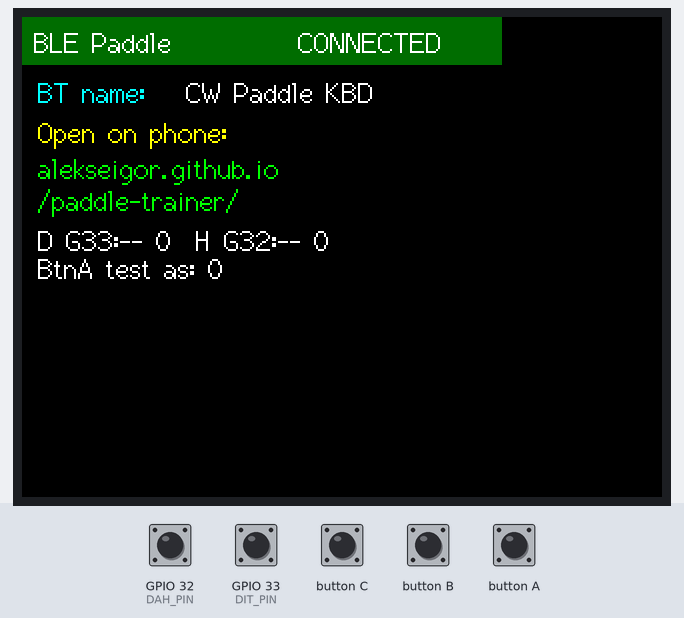
Bench run of a sketch on a simulated ESP32. Shown: 320×240 colour display. The test bench sets the inputs (shaded band); at power-on: GPIO 32 (DAH_PIN) HIGH, GPIO 33 (DIT_PIN) HIGH. USB keyboard and mouse output is not drawn.

Above: at 1.6 s.
1.7 s: GPIO 32 (DAH_PIN) pulled LOW for 0.15 s
At 1.96 s:
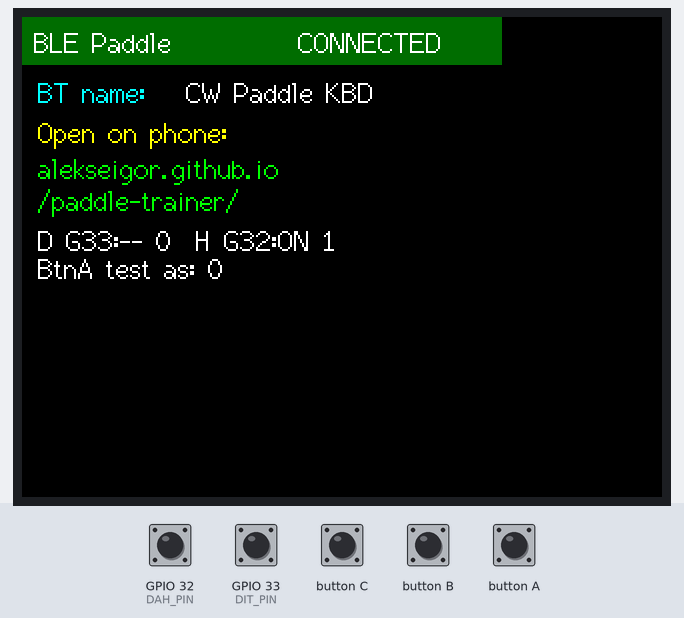
3.5 s: GPIO 33 (DIT_PIN) pulled LOW for 1 s
At 4.5 s:
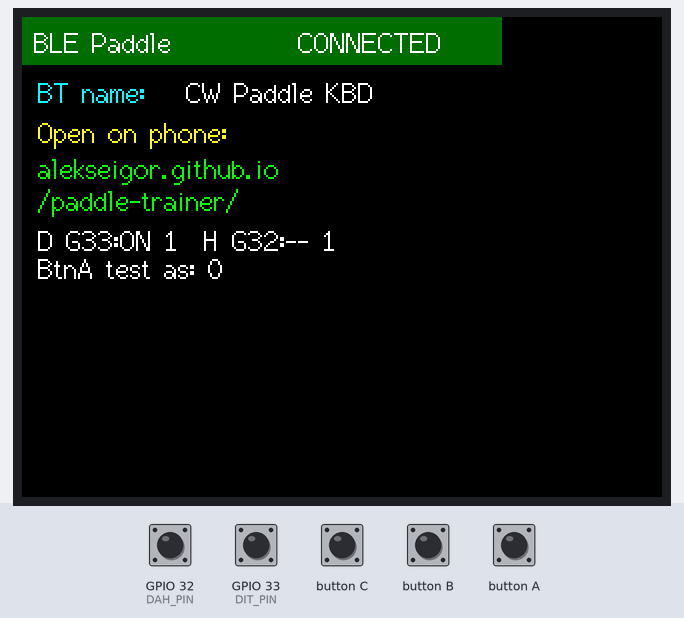
6.3 s: GPIO 32 (DAH_PIN) pulled LOW for 1 s
At 8.1 s:
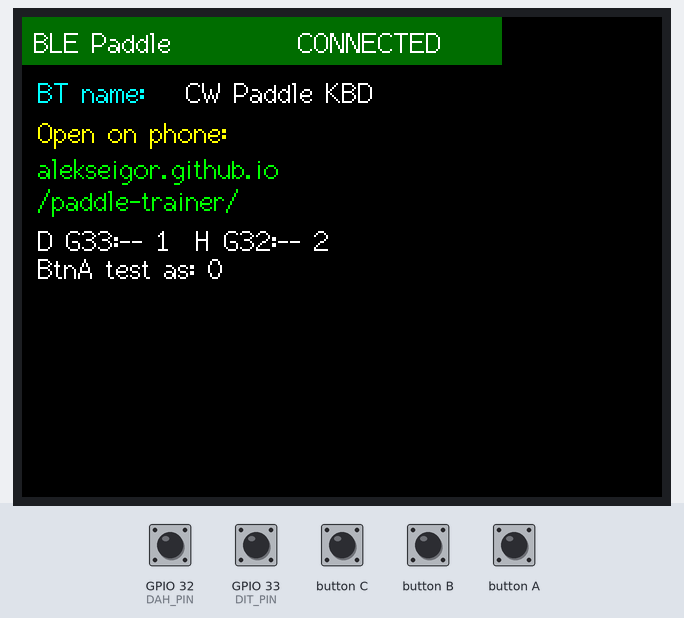
9.0 s: GPIO 33 (DIT_PIN) pulled LOW for 1 s
At 10.0 s:
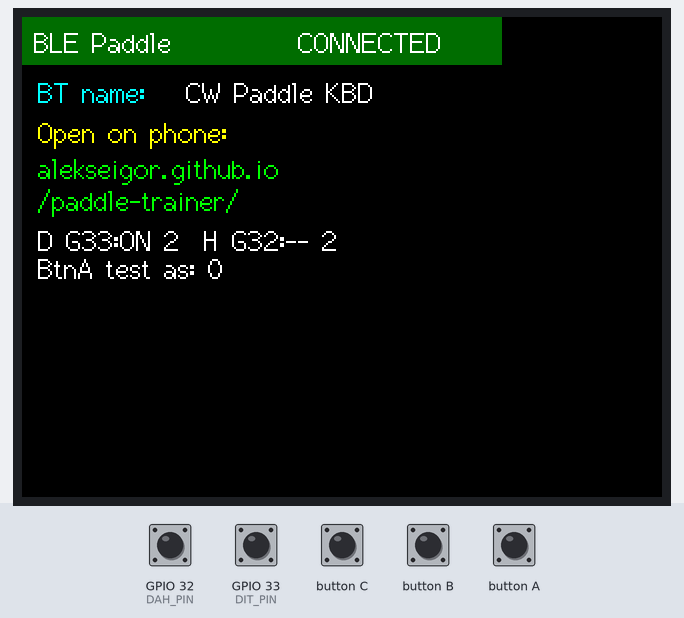
Timing chart, 0 to 12.0 s (numbered marks = the images above; inputs shaded):
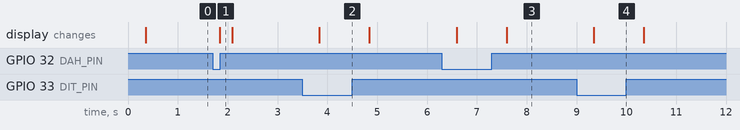

The sketch:

m5_ble_paddle_keyboard.ino
```cpp
/*
  M5StickC Plus2 BLE paddle keyboard.

  The device appears as a Bluetooth keyboard:
  - dit paddle sends and holds 'a'
  - dah paddle sends and holds 's'

  Open the trainer on a phone:
  https://alekseigor.github.io/paddle-trainer/
*/

#include <M5Unified.h>
#include "BleKeyboard.h"
#include <nvs_flash.h>

const int DIT_PIN = 33;
const int DAH_PIN = 32;

const char DIT_KEY = 'a';
const char DAH_KEY = 's';

const char *BLE_NAME = "CW Paddle KBD";
const char *TRAINER_HOST = "alekseigor.github.io";
const char *TRAINER_PATH = "/paddle-trainer/";

const unsigned long DEBOUNCE_MS = 8;
const unsigned long SCREEN_REFRESH_MS = 250;

BleKeyboard bleKeyboard(BLE_NAME, "M5Stack", 100);
M5Canvas canvas(&M5.Display);

bool ditDown = false;
bool dahDown = false;
bool lastRawDit = false;
bool lastRawDah = false;
bool stableDit = false;
bool stableDah = false;
unsigned long rawDitChangedAt = 0;
unsigned long rawDahChangedAt = 0;
unsigned long lastScreenAt = 0;
uint32_t sentDitCount = 0;
uint32_t sentDahCount = 0;
uint32_t testSendCount = 0;

void setup() {
  pinMode(DIT_PIN, INPUT_PULLUP);
  pinMode(DAH_PIN, INPUT_PULLUP);

  auto cfg = M5.config();
  M5.begin(cfg);
  M5.Display.setRotation(1);
  M5.Display.fillScreen(TFT_BLACK);

  if (M5.BtnA.isPressed()) {
    M5.Display.setTextFont(2);
    M5.Display.setTextColor(TFT_WHITE, TFT_BLACK);
    M5.Display.setCursor(8, 30);
    M5.Display.print("Clearing BLE bonds...");
    nvs_flash_erase();
    nvs_flash_init();
    delay(900);
    ESP.restart();
  }

  canvas.setColorDepth(8);
  canvas.createSprite(M5.Display.width(), M5.Display.height());
  canvas.setTextDatum(textdatum_t::top_left);

  bleKeyboard.set_vendor_id(0x303A);
  bleKeyboard.set_product_id(0x4001);
  bleKeyboard.set_version(0x0100);
  bleKeyboard.begin();
  drawScreen(true);
}

void loop() {
  M5.update();
  updateInputs();
  updateBleKeys();
  updateButtons();

  if (millis() - lastScreenAt >= SCREEN_REFRESH_MS) {
    drawScreen(false);
  }

  delay(1);
}

void updateInputs() {
  const bool rawDit = digitalRead(DIT_PIN) == LOW;
  const bool rawDah = digitalRead(DAH_PIN) == LOW;

  if (rawDit != lastRawDit) {
    lastRawDit = rawDit;
    rawDitChangedAt = millis();
  }
  if (rawDah != lastRawDah) {
    lastRawDah = rawDah;
    rawDahChangedAt = millis();
  }

  if (millis() - rawDitChangedAt >= DEBOUNCE_MS) {
    stableDit = rawDit;
  }
  if (millis() - rawDahChangedAt >= DEBOUNCE_MS) {
    stableDah = rawDah;
  }
}

void updateBleKeys() {
  const bool connected = bleKeyboard.isConnected();

  if (!connected) {
    ditDown = false;
    dahDown = false;
    return;
  }

  if (stableDit != ditDown) {
    ditDown = stableDit;
    if (ditDown) {
      bleKeyboard.press(DIT_KEY);
      sentDitCount++;
    } else {
      bleKeyboard.release(DIT_KEY);
    }
  }

  if (stableDah != dahDown) {
    dahDown = stableDah;
    if (dahDown) {
      bleKeyboard.press(DAH_KEY);
      sentDahCount++;
    } else {
      bleKeyboard.release(DAH_KEY);
    }
  }
}

void updateButtons() {
  if (M5.BtnA.wasClicked() && bleKeyboard.isConnected()) {
    bleKeyboard.write('a');
    delay(20);
    bleKeyboard.write('s');
    testSendCount++;
  }
}

void drawScreen(bool force) {
  if (!force && millis() - lastScreenAt < SCREEN_REFRESH_MS) {
    return;
  }
  lastScreenAt = millis();

  const bool connected = bleKeyboard.isConnected();

  canvas.fillScreen(TFT_BLACK);
  drawHeader(connected);
  drawBody(connected);

  M5.Display.startWrite();
  canvas.pushSprite(0, 0);
  M5.Display.endWrite();
}

void drawHeader(bool connected) {
  canvas.fillRect(0, 0, 240, 24, connected ? TFT_DARKGREEN : TFT_DARKGREY);
  canvas.setTextFont(2);
  canvas.setTextColor(TFT_WHITE, connected ? TFT_DARKGREEN : TFT_DARKGREY);
  canvas.setCursor(6, 5);
  canvas.print("BLE Paddle");
  canvas.setCursor(138, 5);
  canvas.print(connected ? "CONNECTED" : "PAIR");
}

void drawBody(bool connected) {
  canvas.setTextFont(2);

  canvas.setTextColor(TFT_CYAN, TFT_BLACK);
  canvas.setCursor(8, 30);
  canvas.print("BT name:");
  canvas.setTextColor(TFT_WHITE, TFT_BLACK);
  canvas.setCursor(82, 30);
  canvas.print(BLE_NAME);

  canvas.setTextColor(TFT_YELLOW, TFT_BLACK);
  canvas.setCursor(8, 50);
  canvas.print(connected ? "Open on phone:" : "Pair in phone BT settings");

  canvas.setTextColor(TFT_GREEN, TFT_BLACK);
  canvas.setCursor(8, 68);
  canvas.print(TRAINER_HOST);
  canvas.setCursor(8, 84);
  canvas.print(TRAINER_PATH);

  canvas.setTextColor(TFT_WHITE, TFT_BLACK);
  canvas.setCursor(8, 104);
  canvas.printf("D G%d:%s %lu  H G%d:%s %lu", DIT_PIN, stableDit ? "ON" : "--", sentDitCount, DAH_PIN, stableDah ? "ON" : "--", sentDahCount);
  canvas.setCursor(8, 118);
  canvas.printf("BtnA test as: %lu", testSendCount);
}
```

Measured:
- after the input at 1.7 s, the display: changes after 0.14 s (image 1)
- after the input at 3.5 s, the display: changes after 0.34 s (image 2)
- after the input at 6.3 s, the display: first changes after 0.30 s (image 3 shows a later state)
- after the input at 9.0 s, the display: changes after 0.35 s (image 4)
